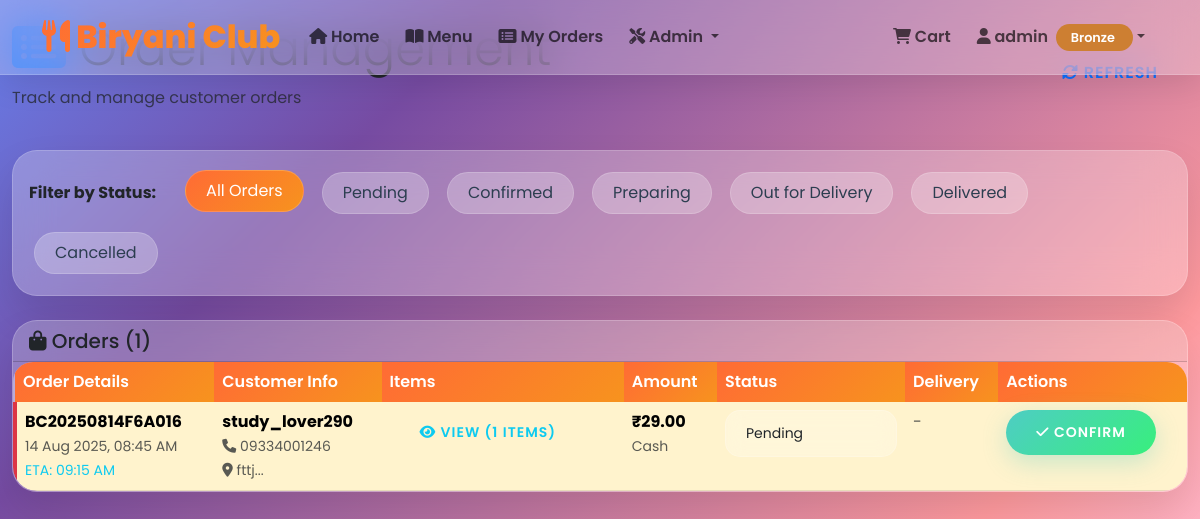
Page /admin/orders (signed in) on the committed database.
### models.py (models this page shows, shortened)
class User(db.Model):
    id = db.Column(db.Integer, primary_key=True)
    username = db.Column(db.String(80), unique=True, nullable=False)
    email = db.Column(db.String(120), unique=True, nullable=False)
    password_hash = db.Column(db.String(256), nullable=False)
    full_name = db.Column(db.String(100))
    phone = db.Column(db.String(15))
    address = db.Column(db.Text)
    loyalty_points = db.Column(db.Integer, default=0)
    loyalty_tier = db.Column(db.String(20), default='bronze')
    is_admin = db.Column(db.Boolean, default=False)
    is_delivery = db.Column(db.Boolean, default=False)
    created_at = db.Column(db.DateTime, default=datetime.utcnow)
    last_login = db.Column(db.DateTime)
    def get_tier_color(self):
        colors = {
            'bronze': '#cd7f32',
            'silver': '#c0c0c0',
            'gold': '#ffd700'
        }
        return colors.get(self.loyalty_tier, '#cd7f32')

class Order(db.Model):
    id = db.Column(db.Integer, primary_key=True)
    order_id = db.Column(db.String(20), unique=True, nullable=False)
    customer_name = db.Column(db.String(100), nullable=False)
    customer_phone = db.Column(db.String(15), nullable=False)
    customer_address = db.Column(db.Text, nullable=False)
    items_json = db.Column(db.Text, nullable=False)
    subtotal = db.Column(db.Float, nullable=False)
    discount = db.Column(db.Float, default=0)
    total = db.Column(db.Float, nullable=False)
    payment_method = db.Column(db.String(20), nullable=False)
    status = db.Column(db.String(20), default='pending')
    coupon_code = db.Column(db.String(20))
    delivery_person_id = db.Column(db.Integer, db.ForeignKey('user.id'))
    user_id = db.Column(db.Integer, db.ForeignKey('user.id'))
    created_at = db.Column(db.DateTime, default=datetime.utcnow)
    estimated_delivery = db.Column(db.DateTime)
    rating = db.Column(db.Integer)
    feedback = db.Column(db.Text)
    delivery_person = db.relationship('User', foreign_keys=[delivery_person_id])
    customer = db.relationship('User', foreign_keys=[user_id])
    def get_items(self):
        try:
            return json.loads(self.items_json) if self.items_json else []
        except (json.JSONDecodeError, TypeError):
            return []

### routes.py (the view)
@app.route('/admin/orders')
@admin_required
def admin_orders():
    status_filter = request.args.get('status', 'all')
    query = Order.query
    if status_filter != 'all':
        query = query.filter_by(status=status_filter)
    orders = query.order_by(Order.created_at.desc()).all()
    delivery_persons = User.query.filter_by(is_delivery=True).all()
    return render_template('admin/orders.html',
                         title='Manage Orders - Admin',
                         orders=orders,
                         current_status=status_filter,
                         delivery_persons=delivery_persons)

### templates/admin/orders.html (shortened to what this page needs)
{% extends "base.html" %}
{% block content %}
<div class="container-fluid">
    <div class="row mb-4">
        <div class="col-12">
            <div class="d-flex justify-content-between align-items-center">
                <div>
                    <h1 class="display-5">
                        <i class="fas fa-list-alt text-primary"></i> Order Management
                    </h1>
                    <p class="text-muted">Track and manage customer orders</p>
                </div>
                <div>
                    <button class="btn btn-outline-primary" onclick="location.reload()">
                        <i class="fas fa-sync-alt"></i> Refresh
                    </button>
                </div>
            </div>
        </div>
    </div>
    <div class="row mb-4">
        <div class="col-12">
            <div class="card">
                <div class="card-body">
                    <div class="d-flex flex-wrap gap-2 align-items-center">
                        <span class="fw-bold me-3">Filter by Status:</span>
                        <a href="{{ url_for('admin_orders') }}"
                           class="category-filter {% if current_status == 'all' %}active{% endif %}">
                            All Orders
                        </a>
                        <a href="{{ url_for('admin_orders', status='pending') }}"
                           class="category-filter {% if current_status == 'pending' %}active{% endif %}">
                            Pending
                        </a>
                        <a href="{{ url_for('admin_orders', status='confirmed') }}"
                           class="category-filter {% if current_status == 'confirmed' %}active{% endif %}">
                            Confirmed
                        </a>
                        <a href="{{ url_for('admin_orders', status='preparing') }}"
                           class="category-filter {% if current_status == 'preparing' %}active{% endif %}">
                            Preparing
                        </a>
                        <a href="{{ url_for('admin_orders', status='out_for_delivery') }}"
                           class="category-filter {% if current_status == 'out_for_delivery' %}active{% endif %}">
                            Out for Delivery
                        </a>
                        <a href="{{ url_for('admin_orders', status='delivered') }}"
                           class="category-filter {% if current_status == 'delivered' %}active{% endif %}">
                            Delivered
                        </a>
                        <a href="{{ url_for('admin_orders', status='cancelled') }}"
                           class="category-filter {% if current_status == 'cancelled' %}active{% endif %}">
                            Cancelled
                        </a>
                    </div>
                </div>
            </div>
        </div>
    </div>
    <div class="row">
        <div class="col-12">
            <div class="card">
                <div class="card-header">
                    <h5 class="mb-0">
                        <i class="fas fa-shopping-bag"></i> Orders ({{ orders|length }})
                    </h5>
                </div>
                <div class="card-body p-0">
                    {% if orders %}
                    <div class="table-responsive">
                        <table class="table table-hover mb-0">
                            <thead>
                                <tr>
                                    <th>Order Details</th>
                                    <th>Customer Info</th>
                                    <th>Items</th>
                                    <th>Amount</th>
                                    <th>Status</th>
                                    <th>Delivery</th>
                                    <th>Actions</th>
                                </tr>
                            </thead>
                            <tbody>
                                {% for order in orders %}
                                <tr {% if order.status == 'pending' %}class="table-warning"{% endif %}>
                                    <td>
                                        <div>
                                            <strong>{{ order.order_id }}</strong>
                                            <br><small class="text-muted">{{ order.created_at.strftime('%d %b %Y, %I:%M %p') }}</small>
                                            {% if order.estimated_delivery %}
                                            <br><small class="text-info">ETA: {{ order.estimated_delivery.strftime('%I:%M %p') }}</small>
                                            {% endif %}
                                        </div>
                                    </td>
                                    <td>
                                        <div>
                                            <strong>{{ order.customer_name }}</strong>
                                            <br><small class="text-muted">
                                                <i class="fas fa-phone"></i> {{ order.customer_phone }}
                                            </small>
                                            <br><small class="text-muted">
                                                <i class="fas fa-map-marker-alt"></i> {{ order.customer_address[:30] }}...
                                            </small>
                                        </div>
                                    </td>
                                    <td>
                                        <button class="btn btn-sm btn-outline-info"
                                                onclick="showOrderItems('{{ order.order_id }}', {{ order.get_items()|tojson|escape }})">
                                            <i class="fas fa-eye"></i> View ({{ order.get_items()|length }} items)
                                        </button>
                                    </td>
                                    <td>
                                        <div>
                                            <strong>₹{{ "%.2f"|format(order.total) }}</strong>
                                            <br><small class="text-muted">{{ order.payment_method.title() }}</small>
                                        </div>
                                    </td>
                                    <td>
                                        <form action="{{ url_for('admin_update_order', order_id=order.id) }}" method="POST" class="d-inline">
                                            <select name="status" class="form-select form-select-sm" onchange="this.form.submit()">
                                                <option value="pending" {% if order.status == 'pending' %}selected{% endif %}>Pending</option>
                                            </select>
                                        </form>
                                    </td>
                                    <td>
                                        {% if order.status == 'out_for_delivery' and order.delivery_person %}
                                            <small class="text-success">
                                                <i class="fas fa-truck"></i> {{ order.delivery_person.full_name or order.delivery_person.username }}
                                            </small>
                                        {% else %}
                                            <span class="text-muted">-</span>
                                        {% endif %}
                                    </td>
                                    <td>
                                        <div class="btn-group-vertical btn-group-sm">
                                            {% if order.status == 'pending' %}
                                                <form action="{{ url_for('admin_update_order', order_id=order.id) }}" method="POST" class="d-inline">
                                                    <button type="submit" class="btn btn-sm btn-success">
                                                        <i class="fas fa-check"></i> Confirm
                                                    </button>
                                                </form>
                                            {% endif %}
                                        </div>
                                    </td>
                                </tr>
                                {% endfor %}
                            </tbody>
                        </table>
                    </div>
                    {% endif %}
                </div>
            </div>
        </div>
    </div>
</div>
{% endblock %}

### templates/base.html (shortened to what this page needs)
<!DOCTYPE html>
<html lang="en">
<head>
    <link href="https://cdn.jsdelivr.net/npm/bootstrap@5.3.0/dist/css/bootstrap.min.css" rel="stylesheet">
    <link href="https://cdnjs.cloudflare.com/ajax/libs/font-awesome/6.0.0/css/all.min.css" rel="stylesheet">
    <link rel="stylesheet" href="https://cdn.jsdelivr.net/npm/bootstrap-icons@1.10.0/font/bootstrap-icons.css">
</head>
<body>
    <nav class="navbar navbar-expand-lg navbar-light fixed-top">
        <div class="container">
            <a class="navbar-brand" href="{{ url_for('home') }}">
                <i class="fas fa-utensils"></i> Biryani Club
            </a>
            <div class="collapse navbar-collapse" id="navbarNav">
                <ul class="navbar-nav me-auto">
                    <li class="nav-item">
                        <a class="nav-link" href="{{ url_for('home') }}">
                            <i class="fas fa-home"></i> Home
                        </a>
                    </li>
                    <li class="nav-item">
                        <a class="nav-link" href="{{ url_for('menu') }}">
                            <i class="fas fa-book-open"></i> Menu
                        </a>
                    </li>
                    {% if get_current_user() %}
                        <li class="nav-item">
                            <a class="nav-link" href="{{ url_for('my_orders') }}">
                                <i class="fas fa-list-alt"></i> My Orders
                            </a>
                        </li>
                    {% endif %}
                    {% if get_current_user() and get_current_user().is_admin %}
                        <li class="nav-item dropdown">
                            <a class="nav-link dropdown-toggle" href="#" id="adminDropdown" role="button" data-bs-toggle="dropdown">
                                <i class="fas fa-tools"></i> Admin
                            </a>
                        </li>
                    {% endif %}
                </ul>
                <ul class="navbar-nav">
                    <li class="nav-item">
                        <a class="nav-link position-relative" href="{{ url_for('cart') }}">
                            <i class="fas fa-shopping-cart"></i> Cart
                        </a>
                    </li>
                    {% if get_current_user() %}
                        <li class="nav-item dropdown">
                            <a class="nav-link dropdown-toggle" href="#" id="userDropdown" role="button" data-bs-toggle="dropdown">
                                <i class="fas fa-user"></i> {{ get_current_user().username }}
                                {% if get_current_user().loyalty_tier %}
                                    <span class="loyalty-badge ms-1" style="background-color: {{ get_current_user().get_tier_color() }}">
                                        {{ get_current_user().loyalty_tier.title() }}
                                    </span>
                                {% endif %}
                            </a>
                        </li>
                    {% endif %}
                </ul>
            </div>
        </div>
    </nav>
    <div class="main-content">
        {% block content %}{% endblock %}
    </div>
</body>
</html>

### rows in the picture
User: username "admin", loyalty_tier "Bronze"
Order: order_id "BC20250814F6A016", created_at "14 Aug 2025, 08:45 AM", estimated_delivery "09:15 AM", customer_name "study_lover290", customer_phone "09334001246", customer_address "fttj", get_items|length "1", total "29.00", payment_method "Cash", status "Pending"

### other values in the picture
{{ orders|length }} "1"
